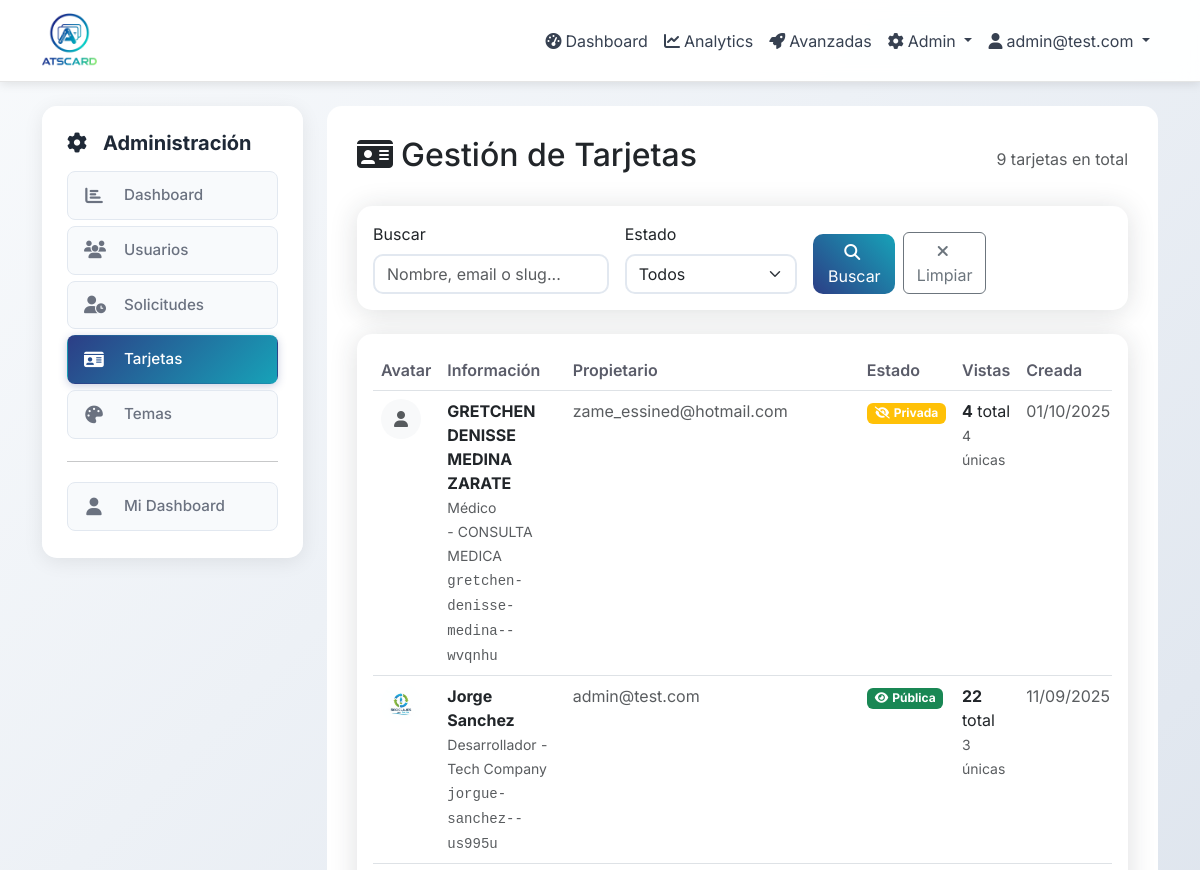
The page /admin/cards (signed in, upper part) on the database as committed earlier.
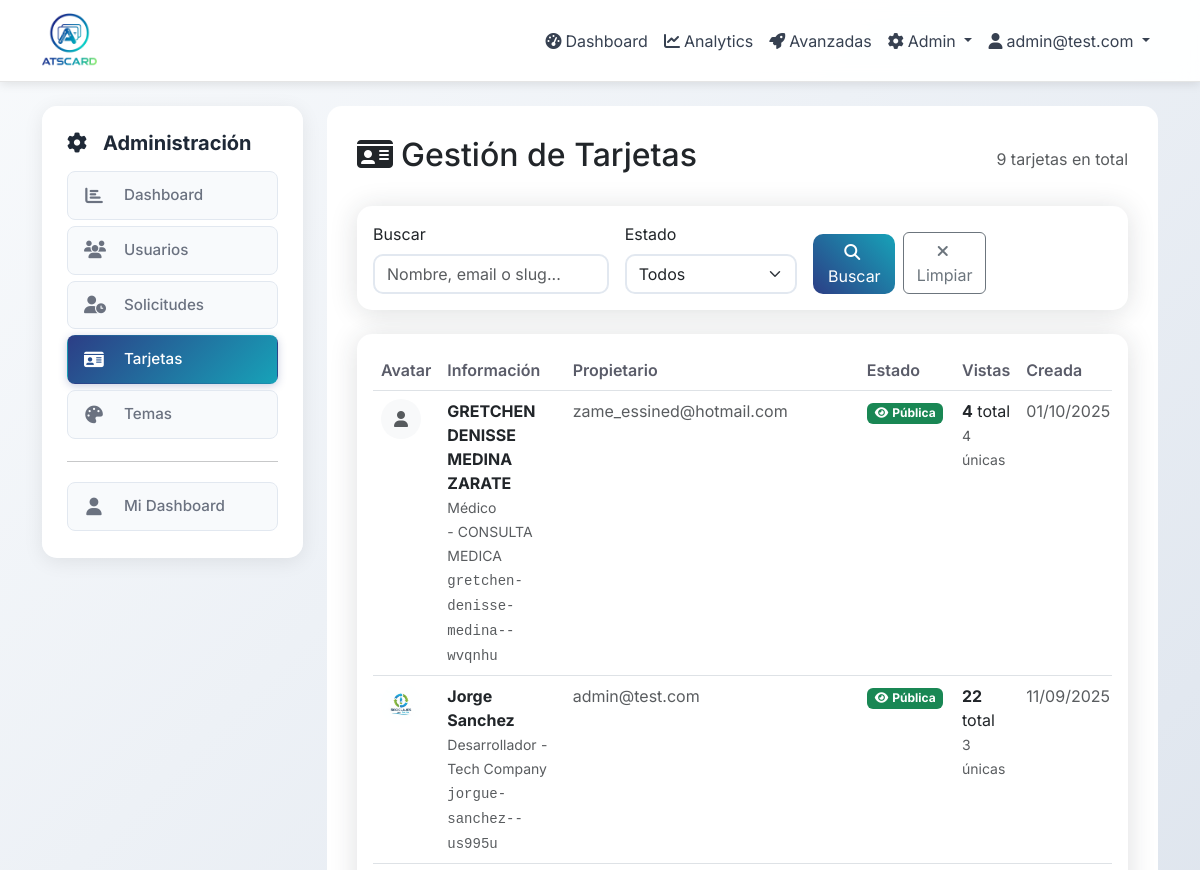
The same page on the database as committed later.
### app/models.py (models this page shows, shortened)
class Card(db.Model):
    id = db.Column(db.Integer, primary_key=True)
    owner_id = db.Column(db.Integer, db.ForeignKey('user.id'), nullable=False)
    slug = db.Column(db.String(100), unique=True, nullable=False, index=True)
    title = db.Column(db.String(200))  # e.g., "Lourdes Arellano - Salón & Spa"
    name = db.Column(db.String(100), nullable=False)
    job_title = db.Column(db.String(200))
    company = db.Column(db.String(200))
    phone = db.Column(db.String(20))
    email_public = db.Column(db.String(120))
    website = db.Column(db.String(255))
    location = db.Column(db.String(255))
    bio = db.Column(db.Text)
    theme_id = db.Column(db.Integer, db.ForeignKey('theme.id'), nullable=False)
    is_public = db.Column(db.Boolean, default=True, nullable=False)
    published_at = db.Column(db.DateTime)
    avatar_path = db.Column(db.String(255))  # Legacy - kept for backward compatibility
    avatar_square_path = db.Column(db.String(255))  # Square version for circle/rounded/square
    avatar_rect_path = db.Column(db.String(255))   # Rectangular version for rectangle shape
    created_at = db.Column(db.DateTime, default=now_utc_for_db)
    updated_at = db.Column(db.DateTime, default=now_utc_for_db, onupdate=now_utc_for_db)
    instagram = db.Column(db.String(255))
    whatsapp_country = db.Column(db.String(10))  # Country code for WhatsApp (e.g., '+34')
    whatsapp = db.Column(db.String(20))  # Phone number without country code
    custom_layout = db.Column(db.Text)  # Store custom layout JSON from visual editor
    facebook = db.Column(db.String(255))
    linkedin = db.Column(db.String(255))
    twitter = db.Column(db.String(255))
    youtube = db.Column(db.String(255))
    tiktok = db.Column(db.String(255))
    telegram = db.Column(db.String(255))
    snapchat = db.Column(db.String(255))
    pinterest = db.Column(db.String(255))
    github = db.Column(db.String(255))
    behance = db.Column(db.String(255))
    dribbble = db.Column(db.String(255))
    primary_social_networks = db.Column(db.Text)
    services = db.relationship('Service', backref='card', lazy='dynamic', cascade='all, delete-orphan')
    products = db.relationship('Product', backref='card', lazy='dynamic', cascade='all, delete-orphan')
    gallery_items = db.relationship('GalleryItem', backref='card', lazy='dynamic', cascade='all, delete-orphan')
    def get_public_url(self):
        return f"/c/{self.slug}"
    def get_total_views(self):
        return self.views.count()
    def get_unique_views(self):
        from sqlalchemy import func
        return db.session.query(func.count(func.distinct(CardView.ip_address))).filter_by(card_id=self.id).scalar() or 0
    def get_avatar_path(self):
        if not self.theme:
            return self.avatar_path or self.avatar_square_path
        if self.theme.avatar_shape == 'rectangle':
            return self.avatar_rect_path or self.avatar_square_path or self.avatar_path
        else:
            return self.avatar_square_path or self.avatar_path or self.avatar_rect_path
    def has_avatar(self):
        return bool(self.avatar_square_path or self.avatar_rect_path or self.avatar_path)

class User(UserMixin, db.Model):
    id = db.Column(db.Integer, primary_key=True)
    email = db.Column(db.String(120), unique=True, nullable=False, index=True)
    password_hash = db.Column(db.String(255), nullable=False)
    role = db.Column(Enum('admin', 'user', name='user_roles'), default='user', nullable=False)
    is_active = db.Column(db.Boolean, default=True, nullable=False)
    is_approved = db.Column(db.Boolean, default=False)
    approved_at = db.Column(db.DateTime)
    approved_by_id = db.Column(db.Integer)
    is_suspended = db.Column(db.Boolean, default=False)
    suspension_reason = db.Column(db.String(500))
    suspended_at = db.Column(db.DateTime)
    suspended_by_id = db.Column(db.Integer)
    max_cards = db.Column(db.Integer, default=1, nullable=False)
    last_login = db.Column(db.DateTime)
    total_views = db.Column(db.Integer, default=0)
    email_verified = db.Column(db.Boolean, default=False)
    email_verified_at = db.Column(db.DateTime)
    reset_token = db.Column(db.String(255))
    reset_token_expires = db.Column(db.DateTime)
    created_at = db.Column(db.DateTime, default=now_utc_for_db)
    updated_at = db.Column(db.DateTime, default=now_utc_for_db, onupdate=now_utc_for_db)
    cards = db.relationship('Card', backref='owner', lazy='dynamic', cascade='all, delete-orphan')
    appointment_system = db.relationship('AppointmentSystem', backref='owner', uselist=False, cascade='all, delete-orphan')
    def is_admin(self):
        return self.role == 'admin'

### app/admin/routes.py (the view, shortened to what this page needs)
@bp.route('/cards')
@login_required
@admin_required
def cards():
    page = request.args.get('page', 1, type=int)
    search = request.args.get('search', '', type=str)
    status = request.args.get('status', '', type=str)
    query = Card.query
    if status == 'public':
        query = query.filter_by(is_public=True)
    elif status == 'private':
        query = query.filter_by(is_public=False)
    cards = query.order_by(Card.created_at.desc()).paginate(
        page=page, per_page=20, error_out=False
    )
    return render_template('admin/cards.html', cards=cards, search=search, status=status)

### app/timezone_utils.py (called while the page is built)
def utc_to_local(utc_dt):
    if utc_dt is None:
        return None
    if utc_dt.tzinfo is None:
        utc_dt = utc_dt.replace(tzinfo=pytz.UTC)
    return utc_dt.astimezone(MEXICO_TZ)

def format_local_datetime(dt, format_str='%d/%m/%Y %H:%M'):
    if dt is None:
        return ''
    local_dt = utc_to_local(dt)
    return local_dt.strftime(format_str)

### app/utils.py (called while the page is built)
def admin_required(f):
    from functools import wraps
    from flask import abort
    from flask_login import current_user
    @wraps(f)
    def decorated_function(*args, **kwargs):
        if not current_user.is_authenticated or not current_user.is_admin():
            abort(403)
        return f(*args, **kwargs)
    return decorated_function

### app/templates/admin/cards.html (shortened to what the changed rows need)
{% extends "base.html" %}
{% block content %}
<div class="row">
    <div class="col-md-9">
        <div class="main-content">
            <div class="d-flex justify-content-between align-items-center mb-4">
                <h2>
                    <i class="fas fa-id-card me-2"></i>Gestión de Tarjetas
                </h2>
            </div>
            <div class="card">
                <div class="card-body">
                    {% if cards.items %}
                        <div class="table-responsive">
                            <table class="table table-hover">
                                <thead>
                                    <tr>
                                        <th>Avatar</th>
                                        <th>Información</th>
                                        <th>Propietario</th>
                                        <th>Estado</th>
                                        <th>Vistas</th>
                                        <th>Creada</th>
                                    </tr>
                                </thead>
                                <tbody>
                                    {% for card in cards.items %}
                                    <tr>
                                        <td>
                                            {% if card.has_avatar() %}
                                                <img src="{{ url_for('static', filename='uploads/' + card.get_avatar_path()) }}"
                                                     alt="{{ card.name }}" class="avatar-sm rounded-circle">
                                            {% else %}
                                                <div class="avatar-sm bg-light rounded-circle d-flex align-items-center justify-content-center">
                                                    <i class="fas fa-user text-muted"></i>
                                                </div>
                                            {% endif %}
                                        </td>
                                        <td>
                                            <div>
                                                <strong>{{ card.name }}</strong>
                                                {% if card.title %}<br><small class="text-muted">{{ card.title }}</small>{% endif %}
                                            </div>
                                            {% if card.company %}<small class="text-muted"> - {{ card.company }}</small>{% endif %}
                                            <div><small class="text-muted font-monospace">{{ card.slug }}</small></div>
                                        </td>
                                        <td>
                                            <span class="text-muted">{{ card.owner.email }}</span>
                                        </td>
                                        <td>
                                            {% if card.is_public %}
                                                <span class="badge bg-success">
                                                    <i class="fas fa-eye me-1"></i>Pública
                                                </span>
                                            {% else %}
                                                <span class="badge bg-warning">
                                                    <i class="fas fa-eye-slash me-1"></i>Privada
                                                </span>
                                            {% endif %}
                                        </td>
                                        <td>
                                            <div>
                                                <strong>{{ card.get_total_views() }}</strong> total
                                            </div>
                                            <small class="text-muted">{{ card.get_unique_views() }} únicas</small>
                                        </td>
                                        <td>
                                            <span class="text-muted">{{ card.created_at|local_date }}</span>
                                        </td>
                                    </tr>
                                    {% endfor %}
                                </tbody>
                            </table>
                        </div>
                    {% endif %}
                </div>
            </div>
        </div>
    </div>
</div>
{% endblock %}

Rows that differ between the two databases and show on the page:
changed Card "GRETCHEN DENISSE MEDINA ZARATE": is_public "Privada" → "Pública"
